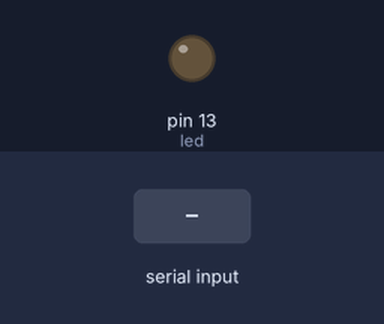
This sketch was run on a simulated Arduino Uno, built with avr-gcc and run on an emulated ATmega328P. On the bench: output pins drawn as LEDs (lit = HIGH). The test bench sets the inputs (shaded band).

Above: at 1.2 s.
1.3 s: "a" received over Serial
At 1.9 s:
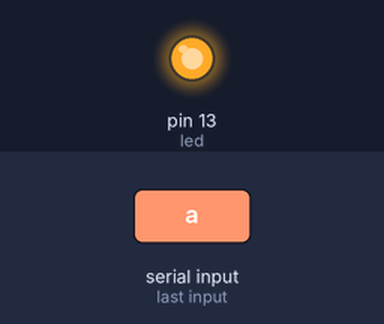
2.8 s: "s" received over Serial
At 3.1 s:
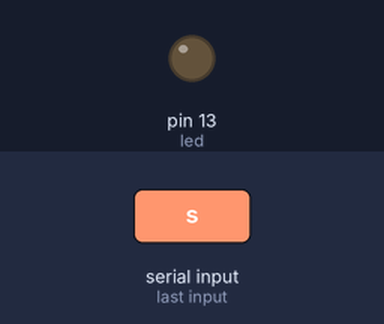
Timing chart, 0 to 5.8 s (numbered marks = the images above; inputs shaded):
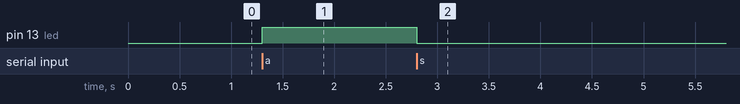

Measured:
- after the input at 1.3 s, pin 13 (led): LOW → HIGH at once
- after the input at 2.8 s, pin 13 (led): HIGH → LOW at once

The sketch:

m05_SerialComandaLED.ino
```cpp
/*
Primul pas pentru a realiza un mod de a da o comanda de pe calculator catre placa.
Dupa rularea programului putem tasta de la tastatura :
a -> Aprindere LED
s -> Stringere LED

Cum putem adauga si alte comenzi ?
	Pentru a da comenzi (ex: pornire , oprire ) trebuie sa folosim o variabila String.
	In exemplele ce urmeaza voi arata cum se poate realiza acest lucru.

*/
int led = 13;

void setup() {
  pinMode(led,OUTPUT);
  Serial.begin(9600);
}

void loop() {
   /*  Verificam daca au fost trimise date de la calculator */
  if (Serial.available() > 0) {
    //Dorim sa vedem care este primul caracter trimis de la tastatura, dar fara sa il stergem
    //Pentru mai multe informatii despre peek() http://arduino.cc/en/Serial/Peek
    if(Serial.peek() == 'a'){
      digitalWrite(led,HIGH);
      //Pentru a elimina caracterul de pe buffer folosim read(); pentru ca nu mai avem nevoie de el
      Serial.read();
    }else if(Serial.peek() == 's'){
      digitalWrite(led,LOW);
      //Pentru a elimina caracterul de pe buffer folosim read(); pentru ca nu mai avem nevoie de el
      Serial.read();
    }
    /*Pentru a fi siguri ca in buffer nu mai exista alte data folosim o functie de tip while()
      pentru a elimina orice date de pe serial.
      Pentru informatii despre while() http://arduino.cc/en/Reference/While */
    while(Serial.available()){
      Serial.read();
    }

  }

}
```
